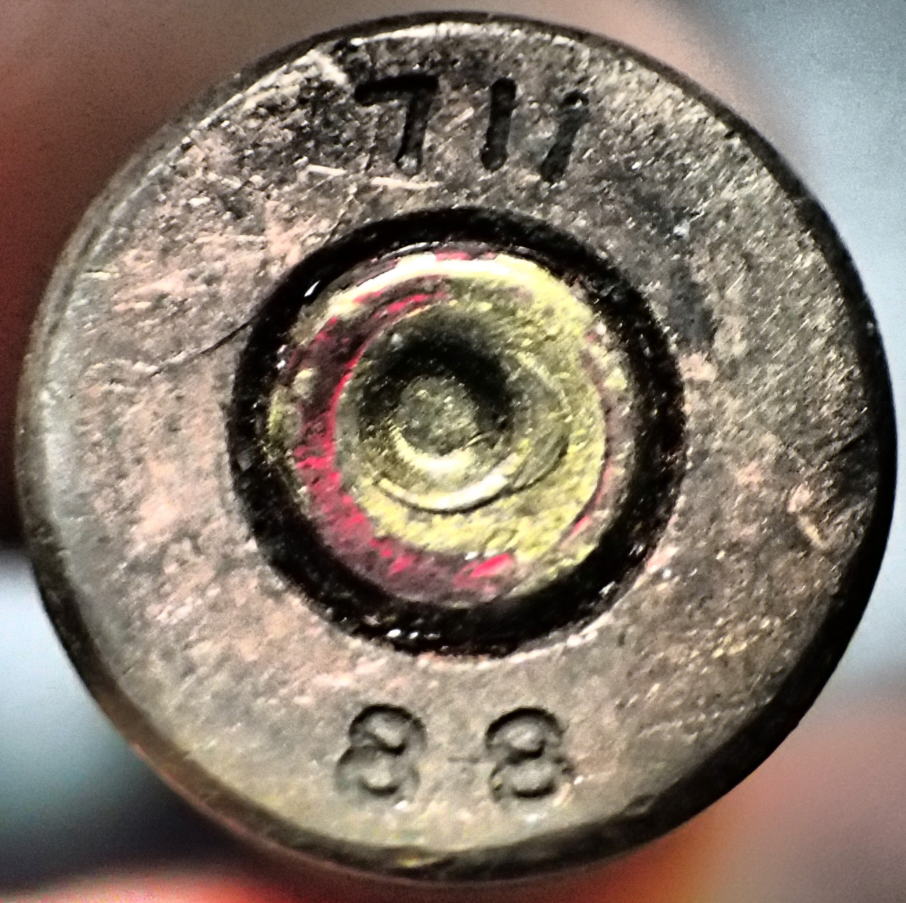
#> input picture src/scratch/textHighlight/sample.jpg, 2716 x 2708 px (shown at 1/3 size)
$ python test_endpoint.py textHighlight/sample.jpg out.png   (older library calls are emulated)
#> lines starting #> are read from the running program, lines starting #| are printed output that depends on the picture
import urllib.request
import json
import os
import ssl
import base64
import sys
from PIL import Image
from math import sqrt
from io import BytesIO
import argparse

endpoints = {
    'local': 'http://localhost:6789',
    'aks': 'https://cartridgeocr3nta3a.westeurope.cloudapp.azure.com:443/api/v1/service/cartridgeocraks/score',
    #'aci': 'http://3ca4da63-9969-4a9e-b85a-3d28ae14b212.westeurope.azurecontainer.io/score'
    'aci': 'http://361c4fcc-d9d3-4691-a8b0-d93275148486.westeurope.azurecontainer.io/score'
}

parser = argparse.ArgumentParser()
parser.add_argument('--endpoint', choices=list(endpoints.keys()), default='local')
parser.add_argument('input')
parser.add_argument('output')

args = parser.parse_args()


def allowSelfSignedHttps(allowed):
    # bypass the server certificate verification on client side
    if allowed and not os.environ.get('PYTHONHTTPSVERIFY', '') and getattr(ssl, '_create_unverified_context', None):
        ssl._create_default_https_context = ssl._create_unverified_context


allowSelfSignedHttps(True)  # this line is needed if you use self-signed certificate in your scoring service.

image = Image.open(args.input)
#> image is the input picture: PIL image 2716x2708 RGB; mean R, G, B 132.1, 118.7, 106.2
(w, h) = image.size
#> w = 2716; h = 2708
print(w, h)
#| 2716 2708

maxsize = 256 * 256
if w * h > maxsize:
    factor = sqrt(maxsize / (w * h))
#> factor = 0.0944
    w = int(w * factor)
#> w = 256
    h = int(h * factor)
#> h = 255
    print(f'resizing to {(w, h)}')
#| resizing to (256, 255)
    image = image.resize((w, h), Image.ANTIALIAS)
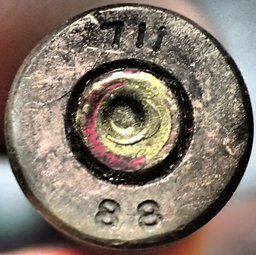
#> image: PIL image 256x255 RGB; mean R, G, B 132.1, 118.7, 106.2

buffered = BytesIO()
image.save(buffered, format="JPEG")
img_str = base64.b64encode(buffered.getvalue())
# with open(sys.argv[1], "rb") as img_file:
# b64_image = base64.b64encode(img_file.read())
# Request data goes here
print(str(img_str)[:1000])
data = {
    'image': img_str.decode('utf-8')
}

body = str.encode(json.dumps(data))
print(body[:1000])

url = endpoints[args.endpoint]
api_key = ''  # Replace this with the API key for the web service
headers = {'Content-Type': 'application/json'}  #, 'Authorization': ('Bearer ' + api_key)}

# Temporary change to test local prediction.
if 0:
    req = urllib.request.Request(url, body, headers)

    try:
        response = urllib.request.urlopen(req)

        result = json.loads(response.read())
        print(response.headers)
        print('Boxes', result['boxes'])
        print('Primers', result['primers'])
        with open(args.output, 'wb') as f:
            f.write(base64.b64decode(result['image']))

    except urllib.error.HTTPError as error:
        print("The request failed with status code: " + str(error.code))

        # Print the headers - they include the requert ID and the timestamp, which are useful for debugging the failure
        print(error.info())
        print(error.read().decode("utf8", 'ignore'))

else:
    import requests
#> (the run stopped early here; a loop or call above may not have finished)
